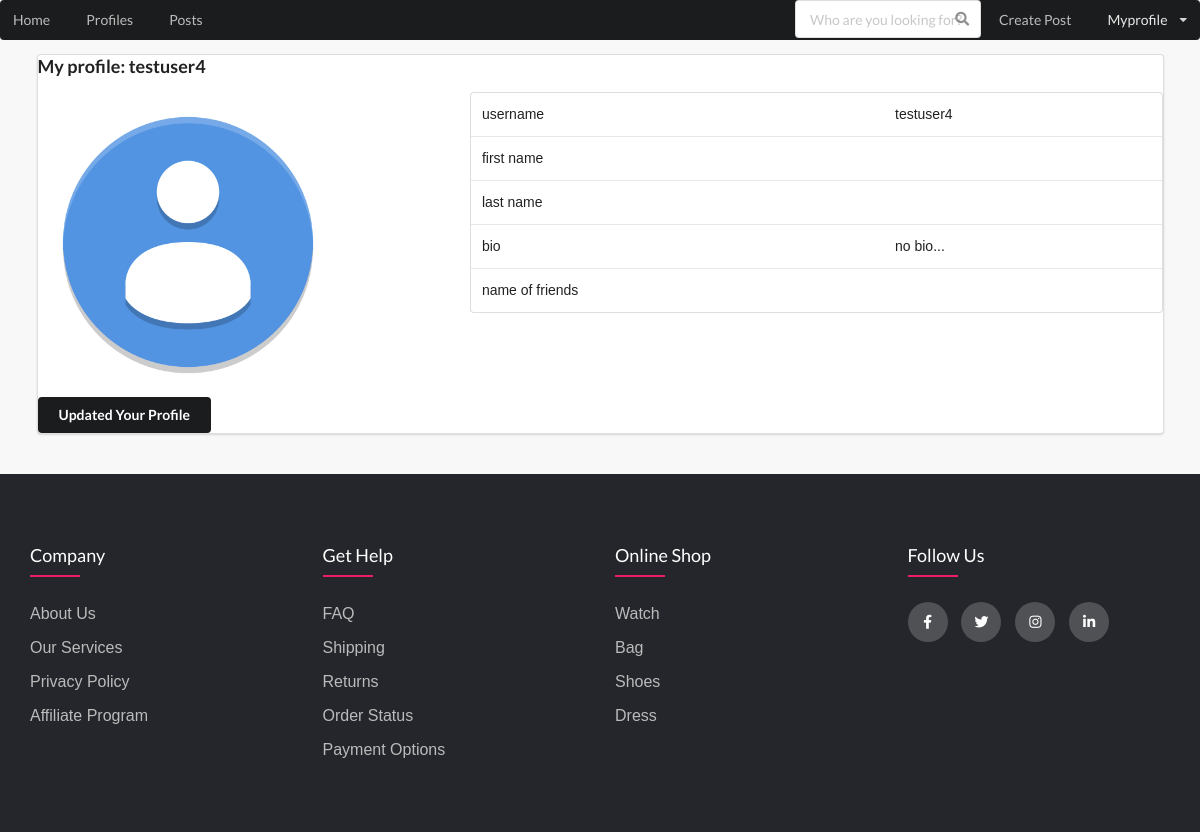
/profiles/myprofile/ (signed in), run on the app's committed database.
### profiles/models.py (models this page shows, shortened)
class Profile(models.Model):
	first_name = models.CharField(max_length=50)
	last_name = models.CharField(max_length=50, blank=True)
	bio = models.CharField(max_length=100, default="no bio...")
	email = models.EmailField(max_length=100, blank=True)
	avatar = models.ImageField( default='avatar.png', upload_to='avatars/' )
	friends = models.ManyToManyField(User, related_name='friends', blank=True)
	user = models.OneToOneField(User, on_delete=models.CASCADE)
	gender = models.CharField(max_length=6 , choices=GENDER_CHOICES)
	slug = models.SlugField(unique=True, blank=True)
	birth_date = models.DateField(auto_now_add=False, null=True)
	join_date = models.DateTimeField(auto_now_add=True)
	def get_friends(self):
		return self.friends.all()

### profiles/views.py (the view)
# urls.py: path('myprofile/', views.my_profile, name='myprofile'),
@login_required
def my_profile(request):
	profile = Profile.objects.get(user=request.user)
	form = ProfileForm(request.POST or None, request.FILES or None ,instance=profile )
	config = False
	if request.method == 'POST':
		if form.is_valid():
			form.save()
			config = True
	context ={
	'profile':profile,
	'form': form,
	'config':config
	}
	return render(request, 'profiles/myprofile.html', context)

### profiles/forms.py
class ProfileForm(forms.ModelForm):
	class Meta:
		model = Profile
		fields = ['first_name', 'last_name','bio','avatar']

### profiles/templates/profiles/myprofile.html (shortened to what this page needs)
{% extends 'base.html' %}
{% block content %}
<div class="ui segment">
	<h3>My profile: {{ request.user }}</h3>
	<div class="ui grid">
		<div class="row">
			<div class="six wide column">
				<img class="ui medium rounded image" src="{{ profile.avatar.url }}">
				<div class="row mt-5" >
					<button class="ui  secondary button" id="modal-btn" > Updated Your Profile </button>
				</div>
			</div>
			<div class="ten wide column">
				<table class="ui table">
					<tbody>
						<tr>
							<td>username</td>
							<td>{{ profile.user }}</td>
						</tr>
						<tr>
							<td>first name</td>
							<td>{{ profile.first_name }}</td>
						</tr>
						<tr>
							<td>last name</td>
							<td>{{ profile.last_name }}</td>
						</tr>
						<tr>
							<td>bio</td>
							<td>{{ profile.bio }}</td>
						</tr>
						<tr>
							<td>name of friends</td>
							<td>
							</td>
						</tr>
					</tbody>
				</table>
			</div>
		</div>
	</div>
	</div>
</div>
{% endblock   %}

### static/style.css (style rules this page uses)
body { background: #F8F8F8 !important; }
.mt-5 { margin-top: 5px !important; }
.ui.segment { padding: 0px 0px; }
body { line-height: 1.5; font-family: 'Poppins', sans-serif; }
* { margin:0; padding:0; box-sizing: border-box; }
.row { display: flex; flex-wrap: wrap; }

### data on the page
Profile: avatar (placeholder picture), user "testuser4", bio "no bio..."

### other printed values
{{ request.user }} "testuser4"
